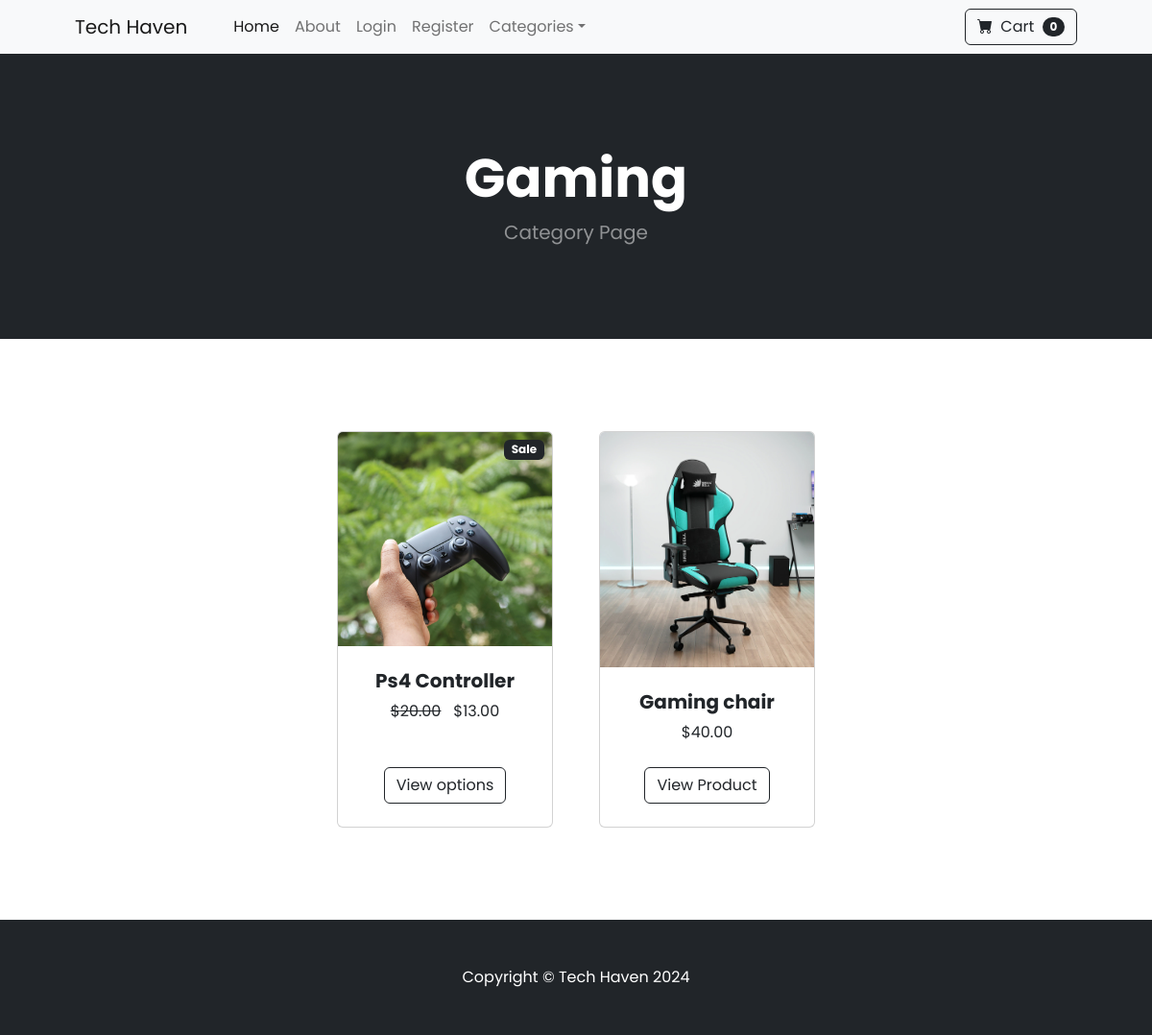
Page /category/Gaming on the committed database.
### store/models.py (models this page shows, shortened)
class Category(models.Model):
    name= models.CharField(max_length=50)
    def __str__(self):     # allows it to be shown in admin
        return self.name
    class Meta:
        verbose_name_plural = 'categories'

class Product(models.Model):
    name = models.CharField(max_length=50)
    price =models.DecimalField(default= 0, decimal_places=2, max_digits=6)
    category = models.ForeignKey(Category, on_delete= models.CASCADE, default=1) #connects it with the Category model
    description = models.CharField(max_length=50, default='', blank=True, null=True) # blank= True makes it so that you can leave blank
    image =models.ImageField(upload_to='upload/products/') #goes into the media directory
    is_sale = models.BooleanField(default=False) # by default, it's not on sale
    sale_price = models.DecimalField(default=0, decimal_places=2, max_digits=6)

### store/views.py (the view)
# urls.py: path('category/<str:foo>', views.category, name='category'),
def category(request, foo):
    foo = foo.replace('-', ' ')
    try:
        category = Category.objects.get(name=foo)
        products = Product.objects.filter(category=category)
        return render(request, 'category.html', {'products':products, 'category':category})
    except:
        messages.success(request, ("Category doesn't exist"))
        return redirect('home')

### cart/cart.py (called while the page is built)
    def __len__(self):
        return len(self.cart) # counts how many things are in the cart

### cart/context_processors.py (called while the page is built)
def cart(request):
    return {'cart': Cart(request)}

### store/templates/category.html
{% extends 'base.html'%}
{% block content %}
<header class="bg-dark py-5">
            <div class="container px-4 px-lg-5 my-5">
                <div class="text-center text-white">
                    <h1 class="display-4 fw-bolder">{{ category }}</h1>
                    <p class="lead fw-normal text-white-50 mb-0">Category Page</p>
                </div>
            </div>
        </header>
        <section class="py-5">
            <div class="container px-4 px-lg-5 mt-5">
                <div class="row gx-4 gx-lg-5 row-cols-2 row-cols-md-3 row-cols-xl-4 justify-content-center">
                    {%for product in products%}
                        {%if product.is_sale %}
                        <div class="col mb-5">
                            <div class="card h-100">
                                <div class= "badge bg-dark text-white position-absolute"
                                style="top: 0.5rem; right: 0.5rem">Sale</div>
                                <img class="card-img-top" src="{{ product.image.url }}" alt="..." />
                                <div class="card-body p-4">
                                    <div class="text-center">
                                        <h5 class="fw-bolder">{{product.name}}</h5>
                                        <strike>${{product.price}}</strike>
                                        &nbsp;
                                        ${{product.sale_price}}
                                    </div>
                                </div>
                                <div class="card-footer p-4 pt-0 border-top-0 bg-transparent">
                                    <div class="text-center"><a class="btn btn-outline-dark mt-auto" href="{% url 'product' product.id %}">View options</a></div>
                                </div>
                            </div>
                        </div>
                        {%else%}
                    <div class="col mb-5">
                        <div class="card h-100">
                            <img class="card-img-top" src="{{ product.image.url }}" alt="..." />
                            <div class="card-body p-4">
                                <div class="text-center">
                                    <h5 class="fw-bolder">{{product.name}}</h5>
                                    ${{product.price}}
                                </div>
                            </div>
                            <div class="card-footer p-4 pt-0 border-top-0 bg-transparent">
                                <div class="text-center"><a class="btn btn-outline-dark mt-auto" href="{% url 'product' product.id %}">View Product</a></div>
                            </div>
                        </div>
                    </div>
                        {%endif%}
                    {% endfor %}
                    </div>
            </div>
        </section>
{% endblock %}

### store/templates/base.html (style rules this page uses)
body { font-family: 'Poppins', sans-serif; display: flex; flex-direction: column; min-height: 100vh; margin: 0; }

### rows in the picture
Category: name "Gaming"
Product: image (picture), name "Ps4 Controller", price "20.00", sale_price "13.00"
Product: image (picture), name "Gaming chair", price "40.00"

### other values in the picture
{{ cart|length }} "0"
